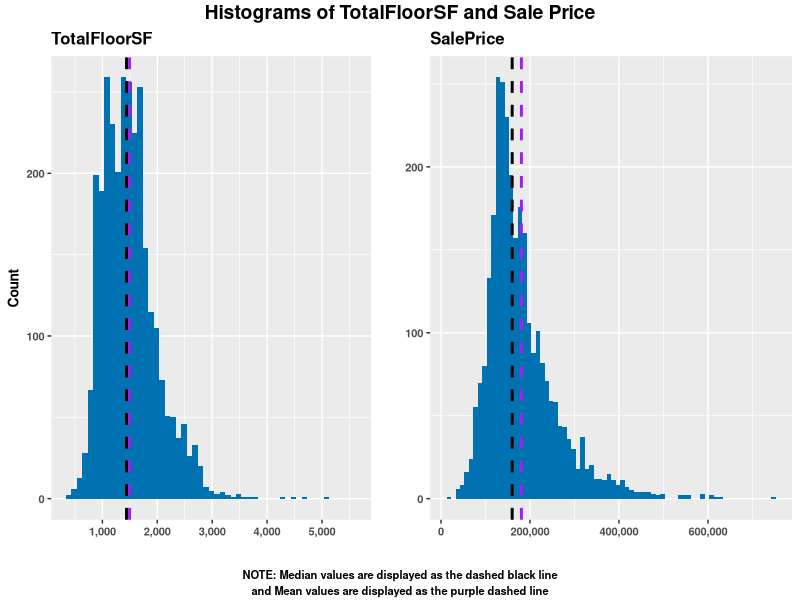
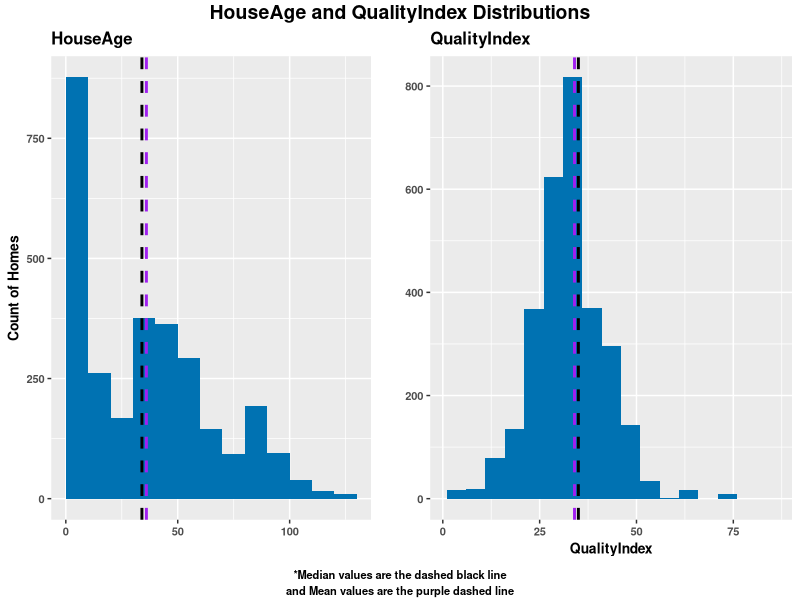
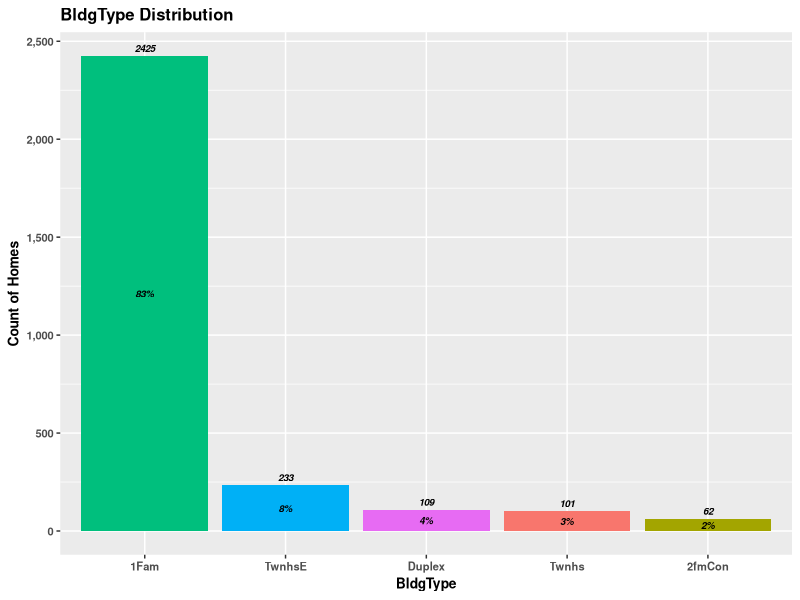
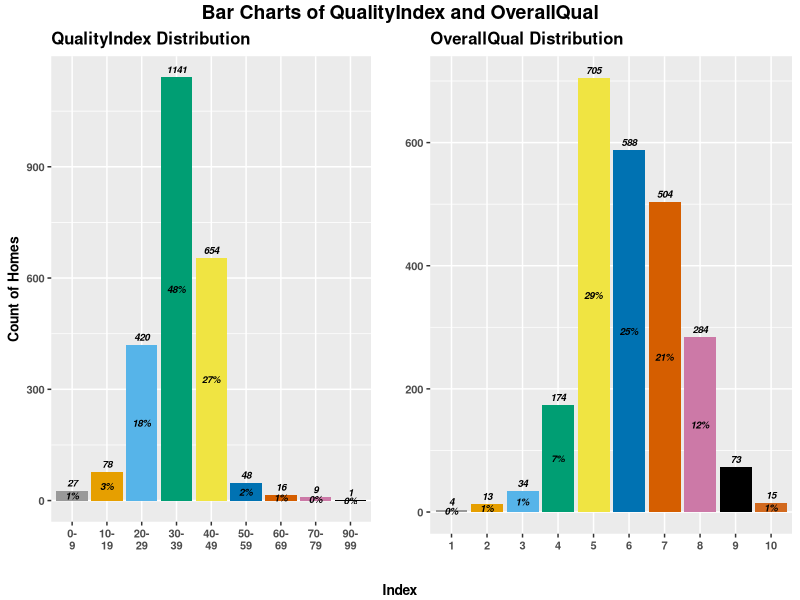
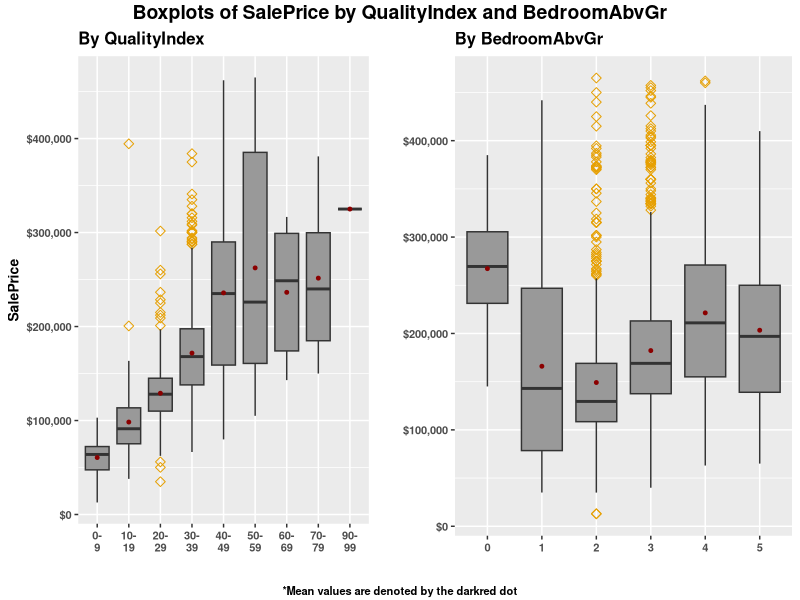
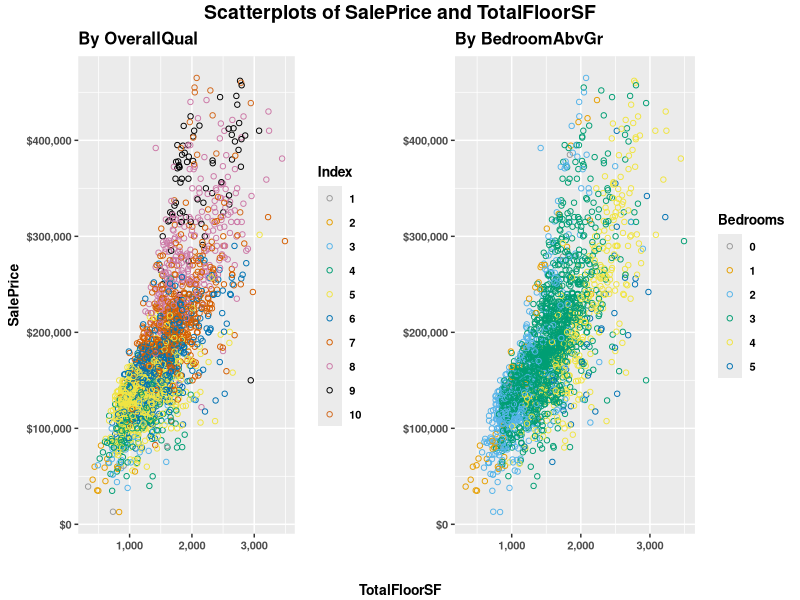
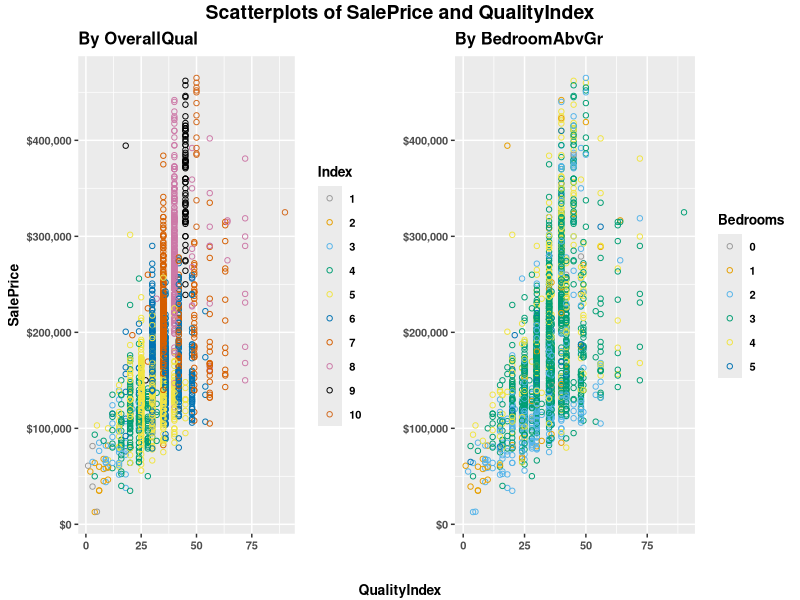
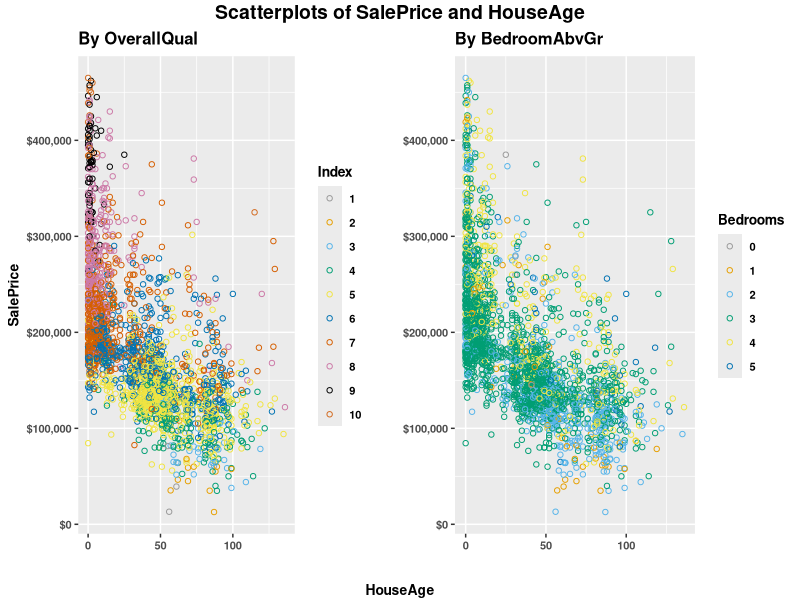

Reproduce these figures in R, in order.
## ---- chunk 1
knitr::opts_chunk$set(echo = FALSE, warning = FALSE, error = FALSE, message = FALSE)
# data prep
library(tidyverse)
library(forcats)
library(reshape2)

# plotting
library(gridExtra)
library(grid)
library(corrplot)
library(rockchalk)
library(scatterplot3d)

# define custom color palette
cbPalette <- c("#999999", "#E69F00", "#56B4E9", "#009E73", "#F0E442", "#0072B2", "#D55E00", "#CC79A7","#000000", "#D2691E")

# set working directory
setwd("C:/Users/julia/OneDrive/Documents/Code/msds-regression-multivariate-analysis/code")
## ---- chunk 2
# read in our data
ames <- read.csv(file="../data/ames_housing_data.csv",head=TRUE,sep=",")

# define additional variables
ames <- ames %>%
  mutate(TotalFloorSF = FirstFlrSF + SecondFlrSF,
         HouseAge = YrSold - YearBuilt,
         QualityIndex = OverallQual * OverallCond,
         logSalePrice = log(SalePrice),
         PriceSqFt = SalePrice/TotalFloorSF)

# define subset
ames_subdat <- ames %>%
  select(TotalFloorSF, HouseAge, QualityIndex, PriceSqFt, SalePrice, LotArea, BsmtFinSF1, Neighborhood, HouseStyle, LotShape, OverallQual, logSalePrice, TotalBsmtSF, HouseStyle, BldgType, KitchenAbvGr, KitchenQual, FullBath, BedroomAbvGr)
## ---- chunk 3
hist_function <- function(varx, fill_color, break_min, break_max, step_size, titlex, xlabel="", ylabel=""){
  median_total <- format(round(median(ames_subdat[[varx]]),0),scientific=F)
  mean_total <- format(round(mean(ames_subdat[[varx]]),0),scientific=F)
  
  ames_subdat %>%
    ggplot(aes(x=ames_subdat[[varx]])) + 
    geom_histogram(fill = cbPalette[fill_color], breaks=seq(break_min, break_max, by = step_size)) +
    labs(title=titlex, x=xlabel, y=ylabel) +
    theme(text = element_text(size = 10, face = "bold")) + 
    scale_y_continuous(labels = scales::comma) +
    scale_x_continuous(labels = scales::comma) +
    geom_vline(aes(xintercept = as.numeric(median_total)), color = "black", linetype = "dashed", size = 1) +
    geom_vline(aes(xintercept = as.numeric(mean_total)), color = "purple", linetype = "dashed", size = 1) 
}
## ---- chunk 4
totalfloor_hist <- hist_function("TotalFloorSF", 6, 334,5642, 100, title="TotalFloorSF", ylabel="Count")

saleprice_hist <- hist_function("SalePrice", 6, 12790, 755000, 10000, titlex="SalePrice")

grid.arrange(totalfloor_hist,saleprice_hist, ncol = 2, widths=9:10,top=textGrob("Histograms of TotalFloorSF and Sale Price", gp=gpar(fontsize=14, fontface = "bold")),bottom=textGrob("NOTE: Median values are displayed as the dashed black line\nand Mean values are displayed as the purple dashed line", gp=gpar(fontsize=8, fontface = "bold")))

## ---- chunk 5
# house age
age_hist <- hist_function("HouseAge",6,0,136,10, title="HouseAge",ylabel="Count of Homes")

# qualityindex
qualityindex_hist <- hist_function("QualityIndex",6,1,90,5, title="QualityIndex", xlabel="QualityIndex")

grid.arrange(age_hist, qualityindex_hist, ncol = 2, widths = 9:10, top=textGrob("HouseAge and QualityIndex Distributions", gp=gpar(fontsize=14, fontface = "bold")),bottom=textGrob("*Median values are the dashed black line\nand Mean values are the purple dashed line", gp=gpar(fontsize=8, fontface = "bold")))
## ---- chunk 6
# bldg type spread
bldgtype_count <- ames_subdat %>%
  group_by(BldgType) %>%
  arrange(BldgType) %>%
  summarise(count=n()) %>%
  mutate(percent = count / sum(count))

# bldgtype plot
bldgtype_dist <- bldgtype_count %>%
  ggplot(aes(x=reorder(BldgType, desc(count)), y=count, fill=cbPalette[3:7])) + 
  geom_bar(stat="identity") +
  labs(title="BldgType Distribution", x = "BldgType", y = "Count of Homes") +
  geom_text(aes(label=count),vjust = -.5, size = 2.5, fontface = "bold.italic") +
  geom_text(aes(label=paste(round(percent*100,0),"%",sep="")),position=position_stack(vjust=.5), size = 2.5, fontface = "bold.italic") +
  theme(text = element_text(size = 10, face = "bold")) + 
  scale_y_continuous(labels = scales::comma) +
  guides(fill=FALSE)

grid.arrange(bldgtype_dist, ncol = 1)

## ---- chunk 7
# function to transform quality into a bucket/categorical variable
QualBinVar = function(qual) {
  ifelse(qual >= 90, "90-\n99",
         ifelse(qual >= 80, "80-\n89",
                ifelse(qual >= 70, "70-\n79",
                       ifelse(qual >= 60, "60-\n69",
                              ifelse(qual >= 50, "50-\n59",
                                     ifelse(qual >= 40, "40-\n49",
                                            ifelse(qual >=30, "30-\n39",
                                                   ifelse(qual >= 20, "20-\n29",
                                                          ifelse(qual >= 10, "10-\n19", "0-\n9")))))))))
}

## ---- chunk 8
# define our dataset for typical houses
ames_subdat <- ames_subdat %>%
  filter(BldgType == "1Fam" & TotalFloorSF < 3600 & SalePrice < 465500) %>%
  # create a new binned var for quality index
  mutate(QualityIndexBin = QualBinVar(QualityIndex))
## ---- chunk 9
# quality spread
qual_count <- ames_subdat %>%
  mutate(qual_bucket = QualBinVar(QualityIndex)) %>%
  group_by(qual_bucket) %>%
  arrange(qual_bucket) %>%
  summarise(count=n()) %>%
  mutate(percent = count / sum(count))

qual_count2 <- ames_subdat %>%
  group_by(OverallQual) %>%
  arrange(OverallQual) %>%
  summarise(count=n()) %>%
  mutate(percent = count / sum(count))

# qual plot
qual_dist <- qual_count %>%
  ggplot(aes(x=qual_bucket, y=count, fill=qual_bucket)) + 
  geom_bar(stat="identity") +
  labs(title="QualityIndex Distribution", x = "", y = "Count of Homes") +
  geom_text(aes(label=count),vjust = -.5, size = 2.5, fontface = "bold.italic") +
  geom_text(aes(label=paste(round(percent*100,0),"%",sep="")),position=position_stack(vjust=.5), size = 2.5, fontface = "bold.italic") +
  theme(text = element_text(size = 10, face = "bold")) + 
  scale_fill_manual(values=cbPalette) +
  scale_y_continuous(labels = scales::comma) +
  # need to title the text unor
  #theme(axis.text.x=element_text(angle=45,hjust=1)) +
  guides(fill=FALSE)

qual_dist2 <- qual_count2 %>%
  ggplot(aes(x=as.factor(OverallQual), y=count, fill=as.factor(OverallQual))) + 
  geom_bar(stat="identity") +
  labs(title="OverallQual Distribution", x = "", y = "") +
  geom_text(aes(label=count),vjust = -.5, size = 2.5, fontface = "bold.italic") +
  geom_text(aes(label=paste(round(percent*100,0),"%",sep="")),position=position_stack(vjust=.5), size = 2.5, fontface = "bold.italic") +
  theme(text = element_text(size = 10, face = "bold")) + 
  scale_fill_manual(values=cbPalette) +
  scale_y_continuous(labels = scales::comma) +
  guides(fill=FALSE)

grid.arrange(qual_dist, qual_dist2, ncol = 2, widths=9:10,top=textGrob("Bar Charts of QualityIndex and OverallQual", gp=gpar(fontsize=14, fontface = "bold")), bottom=textGrob("Index", gp=gpar(fontsize=10, fontface = "bold")))

## ---- chunk 10
fun_mean <- function(x){
  return(data.frame(y=round(mean(x),0), label=round(mean(x,na.rm=T),0)))
}

boxplot_function <- function(varx,mytitle,xlabel="",ylabel=""){
  ames_subdat %>%
    rename_(x=varx) %>%
    mutate(x=as.factor(x)) %>%
    ggplot(aes(x=x, y=SalePrice, fill=as.factor(varx))) + 
    geom_boxplot(outlier.colour =  cbPalette[2], outlier.shape = 5, outlier.size = 2) +
    labs(title=mytitle, x=xlabel, y=ylabel) +
    theme(text = element_text(size = 10, face = "bold")) + 
    scale_y_continuous(labels = scales::dollar) +
    scale_fill_manual(values = cbPalette) +
    guides(fill=FALSE) +
    stat_summary(fun.y = mean, geom="point", colour = "darkred", size = 1) 
  
}
## ---- chunk 11
# boxplots of totalfloorsf & saleprice by our categorical variables
saleprice_overallqual_boxplot <- boxplot_function("QualityIndexBin","By QualityIndex",ylabel="SalePrice")
  
saleprice_bed_boxplot <- boxplot_function("BedroomAbvGr","By BedroomAbvGr")

grid.arrange(saleprice_overallqual_boxplot, saleprice_bed_boxplot, ncol = 2, widths=8:9,top=textGrob("Boxplots of SalePrice by QualityIndex and BedroomAbvGr", gp=gpar(fontsize=14, fontface = "bold")), bottom=textGrob("*Mean values are denoted by the darkred dot", gp=gpar(fontsize=8, fontface = "bold")))

## ---- chunk 12
scatterplot_function <- function(varx,vary,pt_color,mytitle,xlabel="",ylabel="",guides_name){
  ames_subdat %>%
    rename_(x=varx,y=vary,color=pt_color) %>%
    mutate(color=as.factor(color)) %>%
    ggplot(aes(x=x, y=y,color=color)) + 
    geom_point(shape=1) +
    labs(title=mytitle, x=xlabel, y=ylabel) +
    scale_color_manual(values=cbPalette) +
    theme(text = element_text(size = 10, face = "bold")) + 
    scale_y_continuous(labels = scales::dollar) +
    scale_x_continuous(labels = scales::comma) +
    guides(color=guide_legend(guides_name))
}
## ---- chunk 13
# scatterplots of totalfloorsf & saleprice by our categorical variables
totalfloor_saleprice_overallqual_plot <- scatterplot_function("TotalFloorSF","SalePrice","OverallQual","By OverallQual",ylabel="SalePrice",guides_name = "Index")

totalfloor_saleprice_bed_plot <- scatterplot_function("TotalFloorSF","SalePrice","BedroomAbvGr","By BedroomAbvGr",guides_name = "Bedrooms")

grid.arrange(totalfloor_saleprice_overallqual_plot, totalfloor_saleprice_bed_plot, ncol = 2, widths=8:9,top=textGrob("Scatterplots of SalePrice and TotalFloorSF", gp=gpar(fontsize=14, fontface = "bold")), bottom=textGrob("TotalFloorSF", gp=gpar(fontsize=10, fontface = "bold")))

## ---- chunk 14
# scatterplots of totalfloorsf & saleprice by our categorical variables
qual_saleprice_overallqual_plot <- scatterplot_function("QualityIndex","SalePrice","OverallQual","By OverallQual",ylabel="SalePrice",guides_name = "Index")
  
qual_saleprice_bed_plot <- scatterplot_function("QualityIndex","SalePrice","BedroomAbvGr","By BedroomAbvGr",guides_name = "Bedrooms")

grid.arrange(qual_saleprice_overallqual_plot, qual_saleprice_bed_plot, ncol = 2, widths=8:9,top=textGrob("Scatterplots of SalePrice and QualityIndex", gp=gpar(fontsize=14, fontface = "bold")), bottom=textGrob("QualityIndex", gp=gpar(fontsize=10, fontface = "bold")))

## ---- chunk 15
# scatterplots of totalfloorsf & saleprice by our categorical variables
age_saleprice_overallqual_plot <- scatterplot_function("HouseAge","SalePrice","OverallQual","By OverallQual",ylabel="SalePrice",guides_name = "Index")

age_saleprice_bed_plot <- scatterplot_function("HouseAge","SalePrice","BedroomAbvGr","By BedroomAbvGr",guides_name = "Bedrooms")

grid.arrange(age_saleprice_overallqual_plot, age_saleprice_bed_plot, ncol = 2, widths=8:9,top=textGrob("Scatterplots of SalePrice and HouseAge", gp=gpar(fontsize=14, fontface = "bold")), bottom=textGrob("HouseAge", gp=gpar(fontsize=10, fontface = "bold")))

## ---- chunk 16
attach(ames_subdat)

s3d <-scatterplot3d(TotalFloorSF,QualityIndex,SalePrice,pch=16, 
                    highlight.3d=TRUE,type="h", main="3D Scatterplot")
fit <- lm(SalePrice ~ TotalFloorSF + QualityIndex) 
s3d$plane3d(fit)
## ---- chunk 17
SLRresult1 <- lm(SalePrice ~ TotalFloorSF, data=ames_subdat)
summary(aov(SLRresult1))
SLR_sum1 <- summary(SLRresult1)
## ---- chunk 18
SLR_sum1$coefficients
## ---- chunk 19
par(mfrow=c(1,2)) 
plot(SLRresult1, which=1:2, col=cbPalette[6]) # we select only the first 2 plots
## ---- chunk 20
SLRresult2 <- lm(SalePrice ~ QualityIndex, data=ames_subdat)
summary(aov(SLRresult2))
SLR_sum2 <- summary(SLRresult2)
## ---- chunk 21
SLR_sum2$coefficients
## ---- chunk 22
par(mfrow=c(1,2)) 
plot(SLRresult2, which=1:2, col=cbPalette[6])
## ---- chunk 23
SLRresult3 = lm(SalePrice ~ TotalFloorSF + QualityIndex, data=ames_subdat)
summary(aov(SLRresult3))
SLR_sum3 = summary(SLRresult3)
## ---- chunk 24
SLR_sum3$coefficients
## ---- chunk 25
par(mfrow=c(1,2)) 
plot(SLRresult3, which=1:2, col=cbPalette[6])
## ---- chunk 26
SLRresult4 <- lm(logSalePrice ~ TotalFloorSF, data=ames_subdat)
summary(aov(SLRresult4))
SLR_sum4 <- summary(SLRresult4)
## ---- chunk 27
SLR_sum4$coefficients
## ---- chunk 28
par(mfrow=c(1,2)) 
plot(SLRresult4, which=1:2, col=cbPalette[6])
## ---- chunk 29
SLRresult5 <- lm(logSalePrice ~ QualityIndex, data=ames_subdat)
summary(aov(SLRresult5))
SLR_sum5 <- summary(SLRresult5)
## ---- chunk 30
SLR_sum5$coefficients
## ---- chunk 31
par(mfrow=c(1,2)) 
plot(SLRresult5, which=1:2, col=cbPalette[6])
## ---- chunk 32
SLRresult6 <- lm(logSalePrice ~ TotalFloorSF + QualityIndex, data=ames_subdat)
summary(aov(SLRresult6))
SLR_sum6 <- summary(SLRresult6)
## ---- chunk 33
SLR_sum6$coefficients
## ---- chunk 34
par(mfrow=c(1,2)) 
plot(SLRresult6, which=1:2, col=cbPalette[6])
